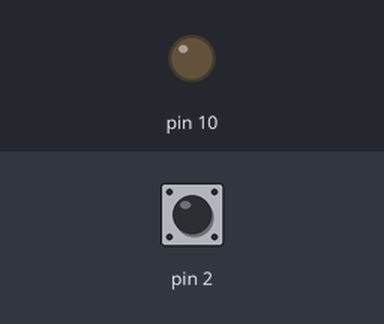
A sketch run on a simulated Arduino Uno, built with avr-gcc and run on an emulated ATmega328P. On the bench: output pins drawn as LEDs (lit = HIGH). Dashed ring = blinking. Inputs (shaded band) come from the test bench; at power-on: pin 2 HIGH.

Above: at 1.2 s.
1.3 s: pin 2 pulsed LOW 5 times (0.12 s each, 0.3 s apart)
At 1.75 s:
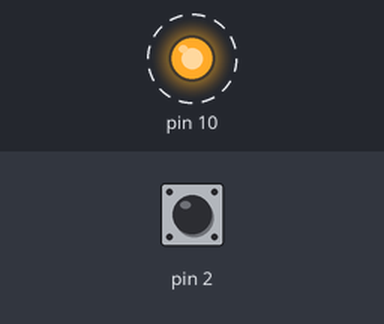
4.3 s: pin 2 driven LOW
At 5.1 s:
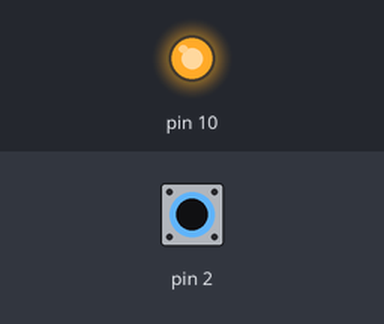
Timing chart, 0 to 7.3 s (numbered marks = the images above; inputs shaded):
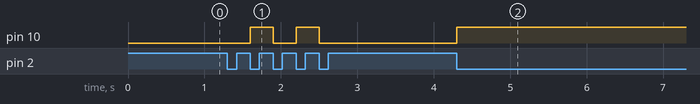

Measured:
- after the input at 1.3 s, pin 10: alternates HIGH for 0.30 s and LOW for 0.30 s, 4 changes in all, then stays LOW, starting after 0.30 s
- after the input at 4.3 s, pin 10: LOW → HIGH at once

The sketch:

interrupt_example_with_arduino_uno_r31.ino
```cpp
bool on=false;
void setup()
{
  pinMode(10, OUTPUT);
  attachInterrupt(0,ledchange,FALLING);
}

void loop()
{

  delay(10000);


}
void ledchange(){
 on=!on;
 if(on)
  digitalWrite(10,LOW );
  else
  digitalWrite(10, HIGH);


}
```
